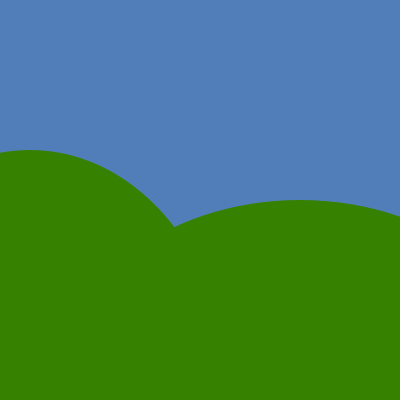
Frame 1 (no input)
Frame 60 (the mouse pressed at the canvas centre just before this capture): identical to frame 1, image omitted
Frame 120 (the mouse held since frame 60 and released just before this capture): identical to frame 1, image omitted

The Processing sketch that drew this single still picture (run headless with seeded random() and noise(); from frame 60 on, the mouse is pressed at the canvas centre):

// Processing sketch: processing_133601
// ── processing_133601.pde

float dim = 60;

void setup() {
  size(400,400);
  fill(81,126,185);
  noStroke();
  rect(0,0,width,height);
  noStroke();
  fill(55,129,0);
  ellipse(30,height,400,500);
  ellipse(300,height,500,400);
  
}

void draw(){
}

void mousePressed() {
  fill(#855723);
  noStroke();
  rect(mouseX-15,mouseY,dim/2,dim);
  noStroke();
  fill(#9acd32);
  ellipse (mouseX,mouseY,dim,dim);
  
}

void keyPressed() {
  if (key =='s') {
    noStroke();
    fill(255,206,0);
  ellipse(mouseX,mouseY,dim,dim);
  } if (key =='w') {
    noStroke();
    fill(#6495ed);
  ellipse(mouseX,mouseY,dim+30,dim/2);
  
  }
}
